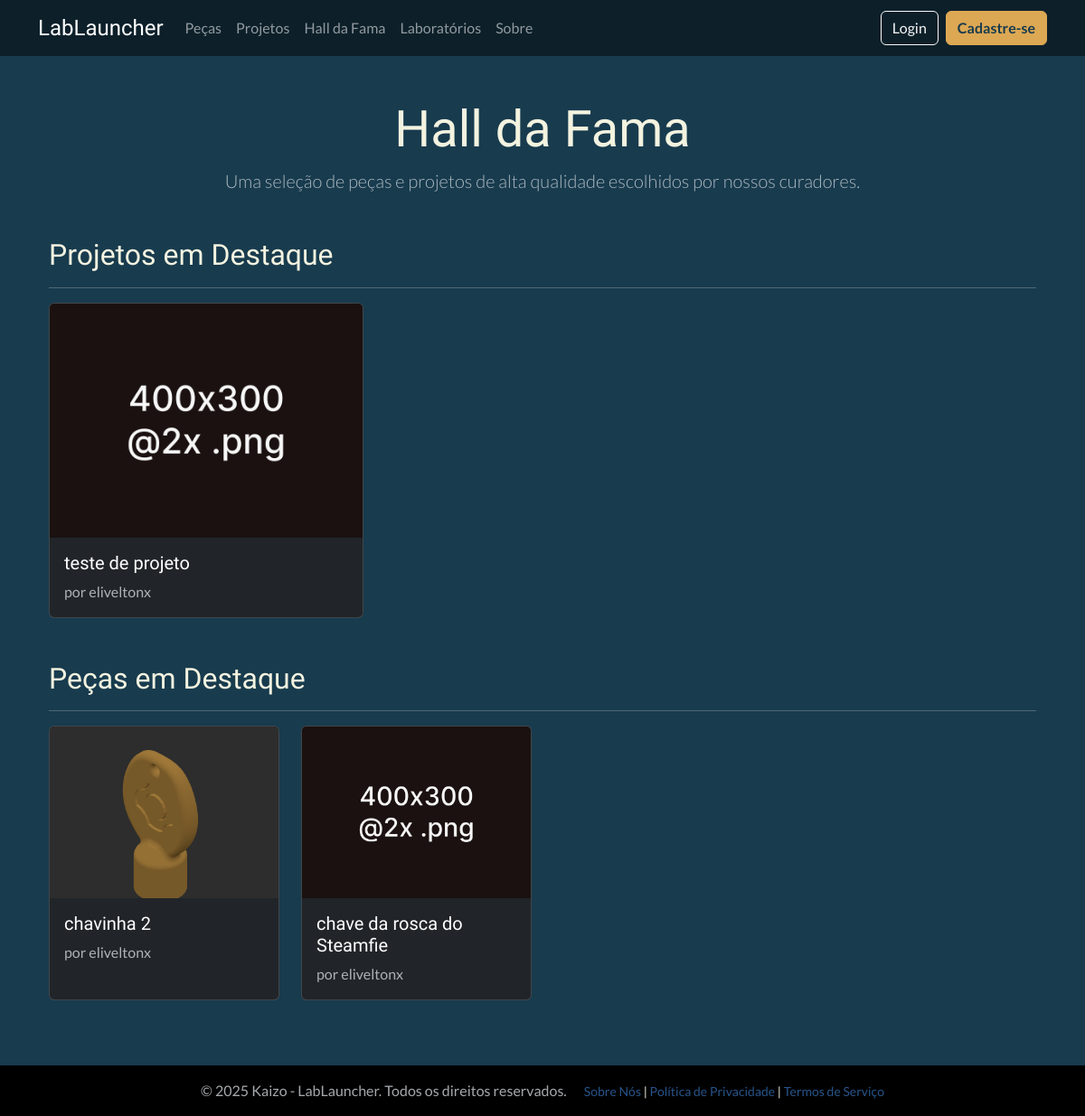
The app's page /hall-of-fame/, older data.
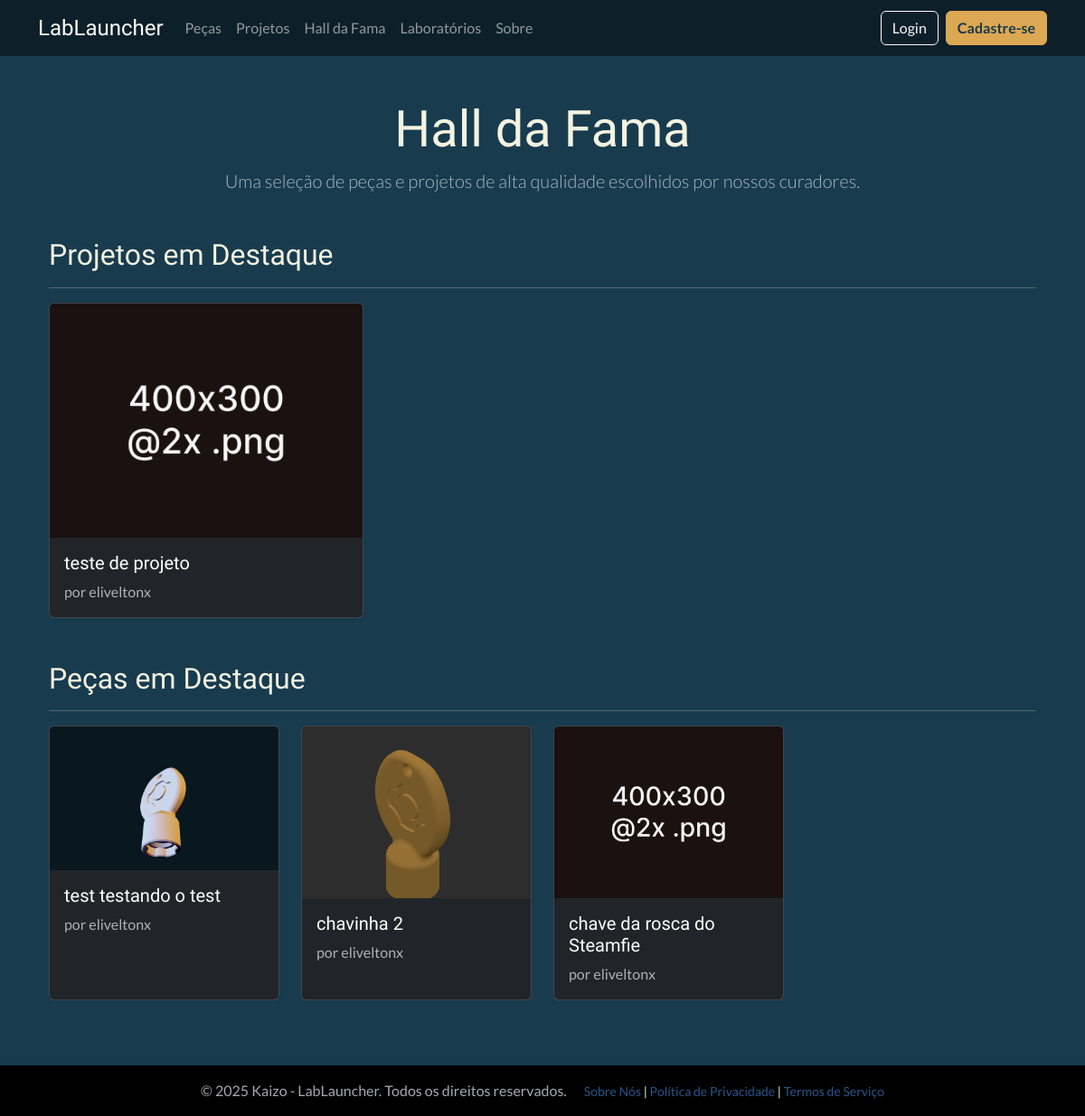
The same page, newer data.
### catalog/models.py (models this page shows, shortened)
class Project(models.Model):
    STATUS_CHOICES = (('in_review', 'Em Revisão'), ('approved', 'Aprovado'), ('rejected', 'Rejeitado'))
    thumbnail = models.ImageField(
        upload_to='part_thumbnails/', # Pasta dentro de 'media' onde as imagens serão salvas
        storage=storage_para_usar,
        verbose_name='Thumbnail',
        null=True, # O campo é opcional
        blank=True # O campo pode ser deixado em branco no formulário
    )
    is_hall_of_fame = models.BooleanField(default=False, verbose_name="Destaque (Hall da Fama)")
    title = models.CharField(max_length=255, verbose_name='Título do Projeto')
    description = RichTextUploadingField(verbose_name='Descrição Detalhada')
    author = models.ForeignKey(settings.AUTH_USER_MODEL, on_delete=models.SET_NULL, null=True, verbose_name='Autor')
    category = models.ForeignKey(ProjectCategory, on_delete=models.SET_NULL, null=True, verbose_name='Categoria do Projeto')
    parts_used = models.ManyToManyField(Part, blank=True, verbose_name='Peças Utilizadas')
    status = models.CharField(max_length=10, choices=STATUS_CHOICES, default='in_review', verbose_name='Status')
    created_at = models.DateTimeField(auto_now_add=True, verbose_name='Data de Criação')
    updated_at = models.DateTimeField(auto_now=True, verbose_name='Última Atualização')
    class Meta:
        verbose_name = 'Projeto'
        verbose_name_plural = 'Projetos'
        ordering = ['-created_at']
    def get_absolute_url(self):
        return reverse('catalog:project-detail', kwargs={'pk': self.pk})

class Part(models.Model):
    STATUS_CHOICES = (('in_review', 'Em Revisão'), ('approved', 'Aprovado'), ('rejected', 'Rejeitado'))
    thumbnail = models.ImageField(
        upload_to='part_thumbnails/', # Pasta dentro de 'media' onde as imagens serão salvas
        storage=storage_para_usar,
        verbose_name='Thumbnail',
        null=True, # O campo é opcional
        blank=True # O campo pode ser deixado em branco no formulário
    )
    is_hall_of_fame = models.BooleanField(default=False, verbose_name="Destaque (Hall da Fama)")
    name = models.CharField(max_length=200, verbose_name='Nome da Peça')
    description = models.TextField(verbose_name='Descrição')
    category = models.ForeignKey(PartCategory, on_delete=models.SET_NULL, null=True, verbose_name='Categoria da Peça')
    author = models.ForeignKey(settings.AUTH_USER_MODEL, on_delete=models.SET_NULL, null=True, verbose_name='Autor')
    stl_file = models.FileField(upload_to='parts_stl/', storage=storage_para_usar, verbose_name='Arquivo STL')
    camera_pos_x = models.FloatField(null=True, blank=True, verbose_name="Câmera Posição X")
    camera_pos_y = models.FloatField(null=True, blank=True, verbose_name="Câmera Posição Y")
    camera_pos_z = models.FloatField(null=True, blank=True, verbose_name="Câmera Posição Z")
    status = models.CharField(max_length=10, choices=STATUS_CHOICES, default='in_review', verbose_name='Status')
    created_at = models.DateTimeField(auto_now_add=True, verbose_name='Data de Criação')
    updated_at = models.DateTimeField(auto_now=True, verbose_name='Última Atualização')
    class Meta:
        verbose_name = 'Peça'
        verbose_name_plural = 'Peças'
        ordering = ['-created_at']
    def get_absolute_url(self):
        return reverse('catalog:part-detail', kwargs={'pk': self.pk})

### users/models.py (models this page shows, shortened)
class CustomUser(AbstractUser):
    profile_picture = models.ImageField(
        upload_to='profile_pics/',
        storage=storage_para_usar,
        null=True,
        blank=True,
        verbose_name='Foto do Perfil'
    )
    is_approved = models.BooleanField(
        default=False,
        verbose_name='Aprovado pela Curadoria',
        help_text='Indica se o usuário foi aprovado para acessar o conteúdo.'
    )
    groups = models.ManyToManyField(
        Group,
        verbose_name='groups',
        blank=True,
        help_text='The groups this user belongs to. A user will get all permissions granted to each of their groups.',
        related_name="customuser_set", # Nome único para o acesso reverso
        related_query_name="user",
    )
    user_permissions = models.ManyToManyField(
        Permission,
        verbose_name='user permissions',
        blank=True,
        help_text='Specific permissions for this user.',
        related_name="customuser_set", # Nome único para o acesso reverso
        related_query_name="user",
    )

### pages/views.py (the view)
# urls.py: path('hall-of-fame/', hall_of_fame_view, name='hall-of-fame'),
def hall_of_fame_view(request):
    featured_parts = Part.objects.filter(is_hall_of_fame=True, status='approved')
    featured_projects = Project.objects.filter(is_hall_of_fame=True, status='approved')
    context = {
        'featured_parts': featured_parts,
        'featured_projects': featured_projects,
    }
    return render(request, 'pages/hall_of_fame.html', context)

### pages/templates/pages/hall_of_fame.html (shortened to what this page needs)
{% extends "base.html" %}
{% load static %}
{% block content %}
<div class="container mt-4">
    <div class="text-center mb-5">
        <h1 class="display-4">Hall da Fama</h1>
        <p class="lead text-muted">Uma seleção de peças e projetos de alta qualidade escolhidos por nossos curadores.</p>
    </div>
    <h2>Projetos em Destaque</h2>
    <hr>
    <div class="row row-cols-1 row-cols-sm-2 row-cols-md-3 g-4 mb-5">
        {% for project in featured_projects %}
            <div class="col">
                <div class="card h-100 text-bg-dark">
                    <a href="{{ project.get_absolute_url }}">
                        {% if project.thumbnail %}
                            <img src="{{ project.thumbnail.url }}" class="card-img-top" alt="{{ project.title }}">
                        {% else %}
                            <img src="{% static 'images/placeholder.png' %}" class="card-img-top" alt="Placeholder">
                        {% endif %}
                    </a>
                    <div class="card-body">
                        <h5 class="card-title">{{ project.title }}</h5>
                        <p class="card-text text-muted">por {{ project.author.username }}</p>
                    </div>
                </div>
            </div>
        {% empty %}
            <p>Nenhum projeto em destaque no momento.</p>
        {% endfor %}
    </div>
    <h2>Peças em Destaque</h2>
    <hr>
    <div class="row row-cols-1 row-cols-sm-2 row-cols-md-4 g-4 mb-5">
        {% for part in featured_parts %}
             <div class="col">
                <div class="card h-100 text-bg-dark">
                     <a href="{{ part.get_absolute_url }}">
                        {% if part.thumbnail %}
                            <img src="{{ part.thumbnail.url }}" class="card-img-top" alt="{{ part.name }}">
                        {% else %}
                            <img src="{% static 'images/placeholder.png' %}" class="card-img-top" alt="Placeholder">
                        {% endif %}
                    </a>
                    <div class="card-body">
                        <h5 class="card-title">{{ part.name }}</h5>
                        <p class="card-text text-muted">por {{ part.author.username }}</p>
                    </div>
                </div>
            </div>
        {% empty %}
            <p>Nenhuma peça em destaque no momento.</p>
        {% endfor %}
    </div>
</div>
{% endblock %}

Row changes from the older to the newer data that the page shows:
added Part: thumbnail (picture), name "test testando o test", author.username "eliveltonx"
